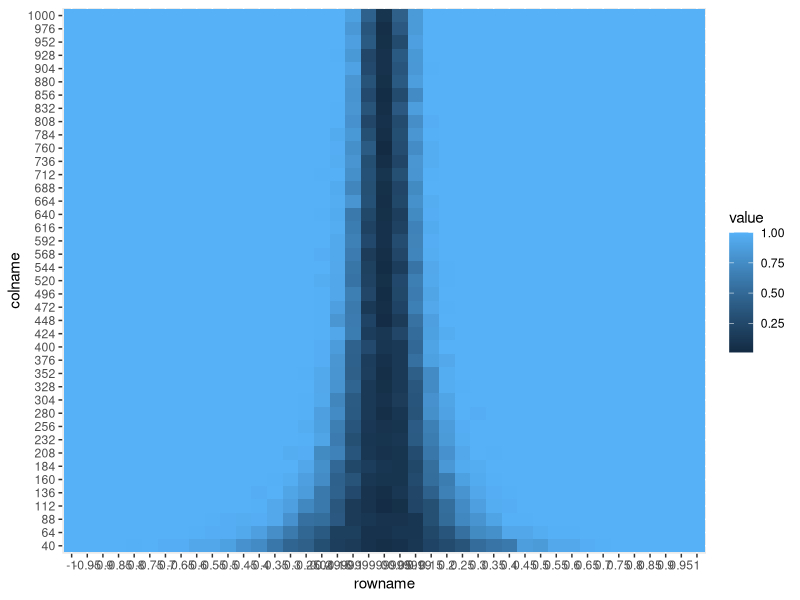

This chart was generated by the following R code:
rm(list=ls())
library(dplyr)
library(tidyverse)
library(magrittr)

ns <- seq(40,1000,24)

mus <- seq(-1,1,length.out=41)

h0 <- 0

obs <- rnorm(40,-5)
t.test(obs)

test <- function(n=40,mu=-1) {
  obs<- rnorm(n,mu)
  t <- t.test(obs)

  return(as.numeric(abs(t$statistic)>1.96))
}




tt <- function(nn,m=mus) {
  reject <- function(n=nn,mu=-1,s=100){
    sims <- replicate(s,test(n,mu))
    return(mean(sims))
  }
  v <- mapply(reject, m=mus)
  return(v)
} 
# tt(nn=1000)

ss <- as.data.frame(mapply(tt,nn=ns))
names(ss)<-ns
row.names(ss) <- mus


ss2 <- ss %>%
  rownames_to_column() %>%
  gather(colname, value, -rowname)
head(ss2)

ss2$rowname <- as.character(ss2$rowname)
ss2$rowname <- factor(ss2$rowname,levels=unique(ss2$rowname))

ss2$colname <- as.character(ss2$colname)
ss2$colname <- factor(ss2$colname,levels=unique(ss2$colname))



ggplot(ss2, aes(x = rowname, y = colname, fill = value)) +
  geom_tile()
